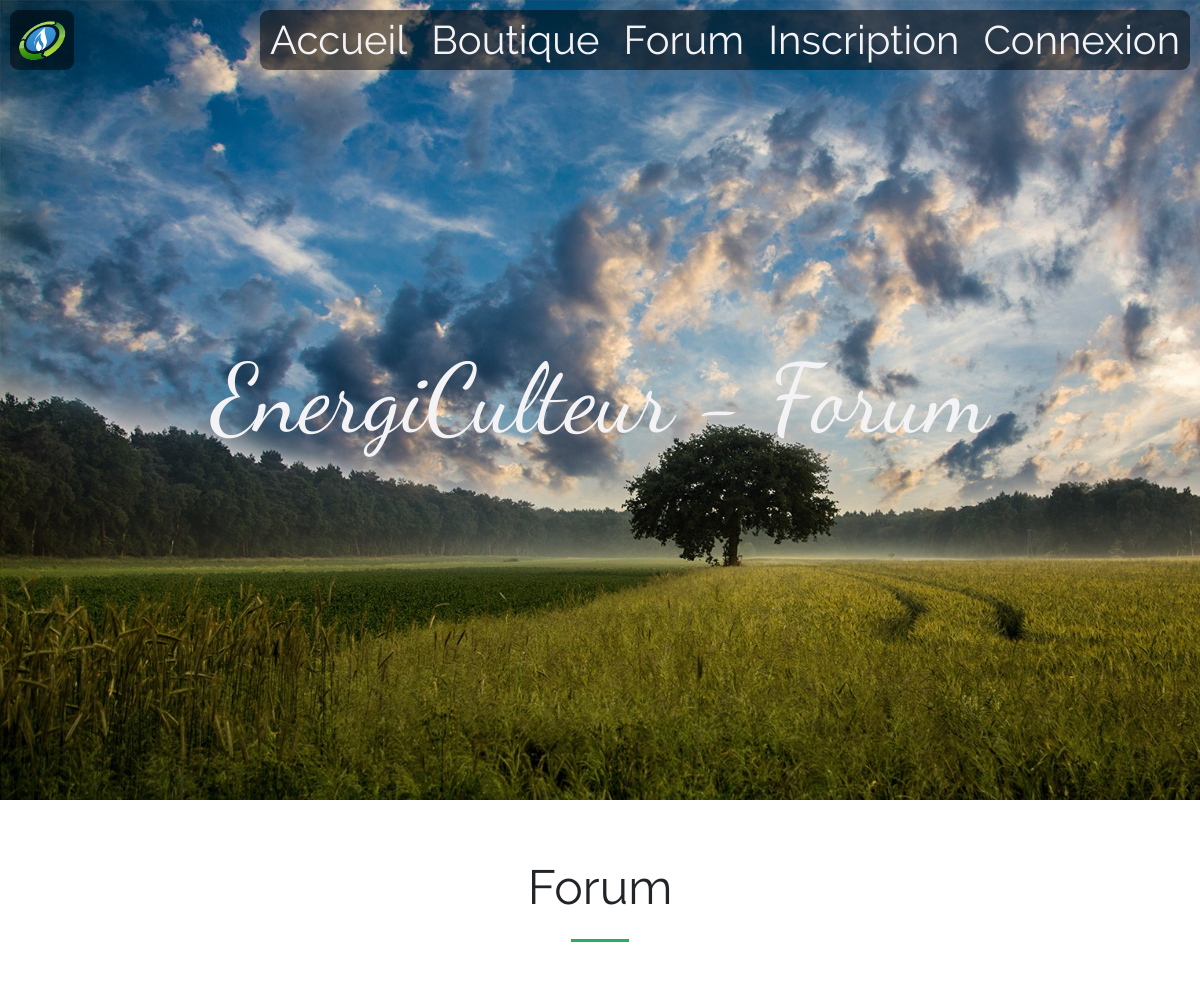
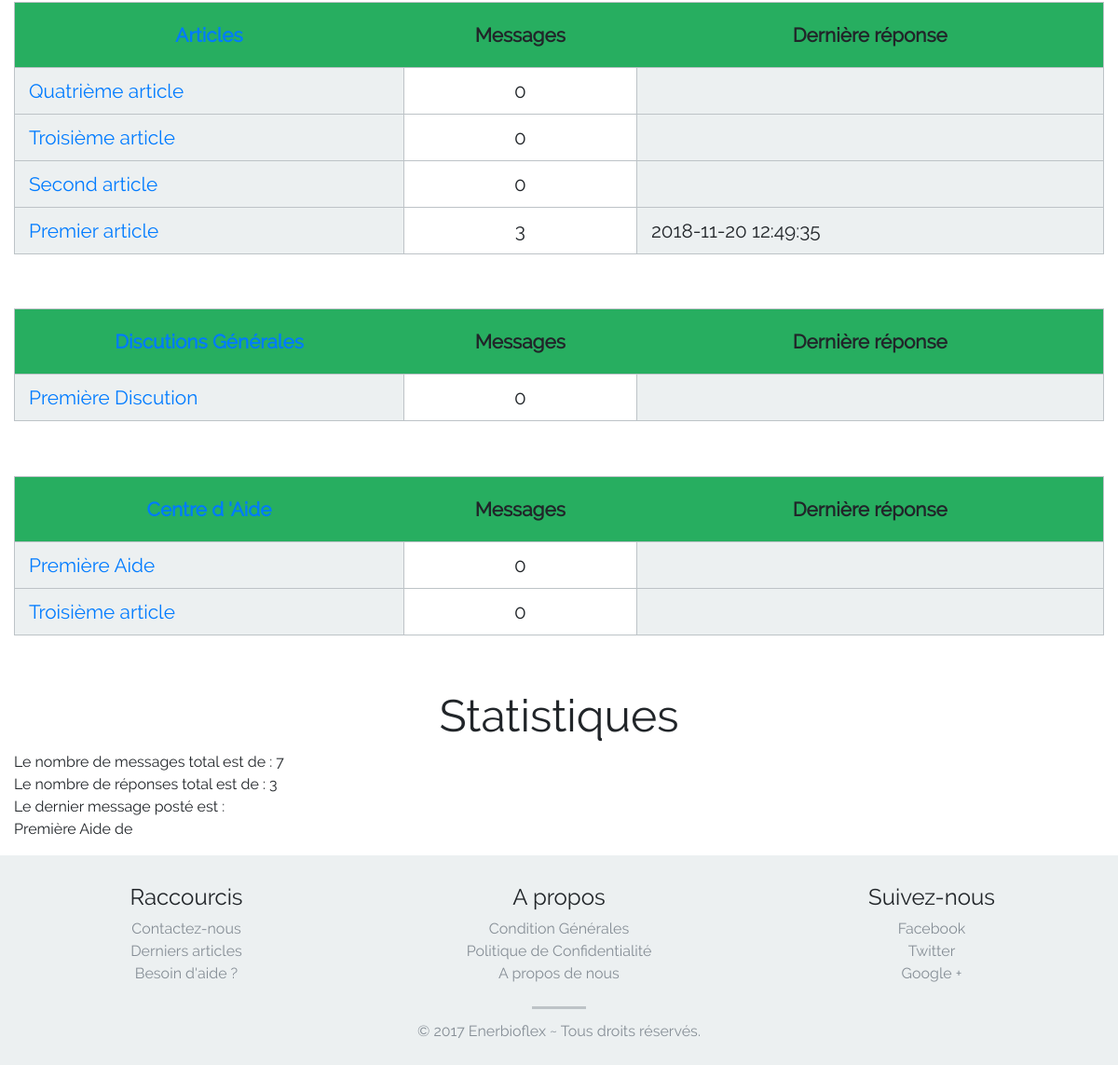
/forum.php, run on the app's committed database (2 pictures, top to bottom).
### tables this page shows
CREATE TABLE forumCategorie(
	id integer primary key not null AUTO_INCREMENT,
	nom varchar(51) not null default "Catégorie sans nom."
);

CREATE TABLE message(
	id integer primary key not null AUTO_INCREMENT,
	id_categorie integer not null,
	id_auteur integer not null, 
	titre varchar(51) not null,
	corps text not null,
	verrouille boolean not null default 0,
	date_creation datetime not null default now()
);

CREATE TABLE reponse(
	id_reponse integer primary key not null AUTO_INCREMENT,
	id_message integer not null,
	id_auteur integer not null,
	corps text not null,
	date_reponse datetime not null default now()
);

### bdd/Model.php (called while the page is built, shortened)
<?php
class Model{
	private $bdd;
	function __construct(){
		try{
			$this->bdd = new PDO('mysql:host=localhost;dbName=energiculteur;charset=utf8', 'root', 'root');
		}
		catch(PDOException $e){
			die('<p>Connexion à la base de données impossible. Erreur[' . $e->getCode() . '] : ' . $e->getMessage() . '<p>');
		}
	}
	function get_sujets($id_categorie){
		try{
			$query = "SELECT id, titre, corps FROM energiculteur.message WHERE id_categorie = :id_c ORDER BY id DESC";
			$requete = $this->bdd->prepare($query);
			$requete->bindValue(':id_c', $id_categorie);
			$requete->execute();
			$data = $requete->fetchAll();
			return $data;
		}
		catch(PDOException $e){
			die("<p>Impossible de récupérer les sujets [". $e->getCode()."]</p>");
		}
	}
	function get_all_categorie(){
		$query = "SELECT * FROM energiculteur.forumCategorie";
		$requete = $this->bdd->prepare($query);
		$requete->execute();
		$data = $requete->fetchAll();
		return $data;
	}
	function get_nb_reponse($id_message){
		$query = "SELECT count(*) FROM energiculteur.reponse WHERE id_message = :id_m";
		$requete = $this->bdd->prepare($query);
		$requete->bindValue(':id_m', $id_message);
		$requete->execute();
		return $requete->fetch();
	}
	function get_derniere_reponse($id_message){
		$query = "SELECT date_reponse FROM energiculteur.reponse WHERE id_message = :id_m";
		$requete = $this->bdd->prepare($query);
		$requete->bindValue(':id_m', $id_message);
		$requete->execute();
		return $requete->fetchAll();
	}
	function get_nb_sujets(){
		try{
			$query = "SELECT * FROM energiculteur.nb_sujets";
			$requete = $this->bdd->prepare($query);
			$requete->execute();
			return $requete->fetch()['nb_sujets'];
		}
		catch(PDOException $e){
			die("Erreur");
		}
	}
	function get_nb_reponses(){
		try{
			$query = "SELECT * FROM energiculteur.nb_reponses";
			$requete = $this->bdd->prepare($query);
			$requete->execute();
			return $requete->fetch()['nb_reponses'];
		}
		catch(PDOException $e){
			die("Erreur");
		}
	}
	function get_titre_auteur_dernier_sujet_poste(){
		try{
			$query = "SELECT titre, id_auteur FROM energiculteur.message ORDER BY id DESC LIMIT 1";
			$requete = $this->bdd->prepare($query);
			$requete->execute();
			$resultat = $requete->fetch();
			$query = "SELECT prenom, nom FROM energiculteur.utilisateur WHERE id = :id_a";
			$requete = $this->bdd->prepare($query);
			$requete->bindValue(':id_a', $resultat['id_auteur']);
			$requete->execute();
			$res = $requete->fetch();
			$data = array(
				'titre' => $resultat['titre'],
				'prenom' => $res['prenom'],
				'nom' => $res['nom']
			);
			return $data;
		}
		catch(PDOException $e){
			die("Erreur");
		}
	}
}
?>

### forum.php (the view, shortened to what this page needs)
<?php
	require('bdd/Model.php');
	$model = new Model();
?>
<!DOCTYPE html>
<html>
	<head>
		<link rel="stylesheet" href="css/bootstrap.min.css" />
		<link rel="stylesheet" href="css/style.css" />
	</head>
	<body>
		<?php
			require("includes/nav-bar.php");
		?>
		<section class="header">
			<div class="inner">EnergiCulteur - Forum</div>
		</section>
		<section class="container-fluid forum">
			<h1>Forum</h1>
			<hr class="separateur" />
<?php
	$categorie = $model->get_all_categorie();
	foreach($categorie as $cle=>$valeur){
			echo '
				<table>
				<tr class="tab-title">
					<th class="col-2-title center">
						<a href="forum-categorie.php?id='. $valeur['id'] .'">'. $valeur['nom'] . '</a>
					</th>
					<th class="col-3-title center">Messages</th>
					<th class="col-4-title center">Dernière réponse</th>
				</tr>
				 ';
		$sujets = $model->get_sujets($valeur['id']);
		foreach($sujets as $key=>$value){
			echo '
				<tr>
					<td class="col-2">
						<a href="forum-sujet.php?id_c='.$valeur['id'].'&id_m='. $value['id'] . '">' . $value['titre'] .' </a>
					</td>
					<td class="col-3 center">
						'.$model->get_nb_reponse($value['id'])[0].'
					</td>
					<td class="col-4">
						'.$model->get_derniere_reponse($value['id'])[0]['date_reponse'].'
					</td>
				</tr>
				 ';
		}
		echo "</table>";
	}
?>
			<div class="forum-stats">
				<h1>Statistiques</h1>
				<p>
<?php
	$data = $model->get_titre_auteur_dernier_sujet_poste();
	echo '
				Le nombre de messages total est de : ' . $model->get_nb_sujets() . '<br/>
				Le nombre de réponses total est de : ' . $model->get_nb_reponses() . '<br/>
				Le dernier message posté est : <br/>
				'. $data['titre'] .' de ' . $data['prenom'] . " " . $data['nom'];
?>
				</p>
			</div>
		</section>
		<?php
			require("includes/footer.php");
		?>
	</body>
</html>

### css/style.css (style rules this page uses)
body, html { margin: 0; padding: 0; width: 100%; height: 100%; font-family: 'Raleway'; }
.separateur { height: 3px; width: 5%; min-width: 50px; margin-top: 2%; margin-bottom: 5%; box-shadow: none; border: none; background-color: #27AE60; }
.center { text-align: center; }
.header { background-image: url('../img/banner.jpg'); }
.header, .connexion, .inscription, .contact { background-repeat: no-repeat; background-size: cover; height: 100%; width: 100%; display: table; }
.header .inner { display: table-cell; vertical-align: middle; text-align: center; color: #F3F2F4; font-size: 600%; font-family: 'DancingScript', 'Raleway', sans-serif; }
.derniers-articles h1, .a-propos h1, .forum h1 { text-align: center; margin-top: 5%; font-size: 300%; }
.forum table { width: 100%; margin-bottom: 5%; border: 1px solid #bdc3c7; font-size: 130%; border-radius: 9px; -moz-border-radius: 9px; -webkit-border-radius: 9px; }
.forum tr { height: 50px; }
.forum .tab-title { background-color: #27AE60; height: 70px; }
.forum .col-2 { width: 65%; border-right: 1px solid #bdc3c7; border-top: 1px solid #bdc3c7; background-color: #ecf0f1; }
.forum .col-3 { width: 10%; border-right: 1px solid #bdc3c7; border-top: 1px solid #bdc3c7; }
.forum .col-4 { width: 20%; border-top: 1px solid #bdc3c7; background-color: #ecf0f1; }

### data on the page
forumcategorie: nom "Articles"
message: titre "Quatrième article", nb_reponse "0"
message: titre "Troisième article", nb_reponse "0"
message: titre "Second article", nb_reponse "0"
message: titre "Premier article", nb_reponse "3", id.date_reponse "2018-11-20 12:49:35"
forumcategorie: nom "Discutions Générales"
message: titre "Première Discution", nb_reponse "0"
forumcategorie: nom "Centre d 'Aide"
message: titre "Première Aide", nb_reponse "0"
message: titre "Troisième article", nb_reponse "0"

### other printed values
$model->get_nb_sujets() "7"
$model->get_nb_reponses() "3"
